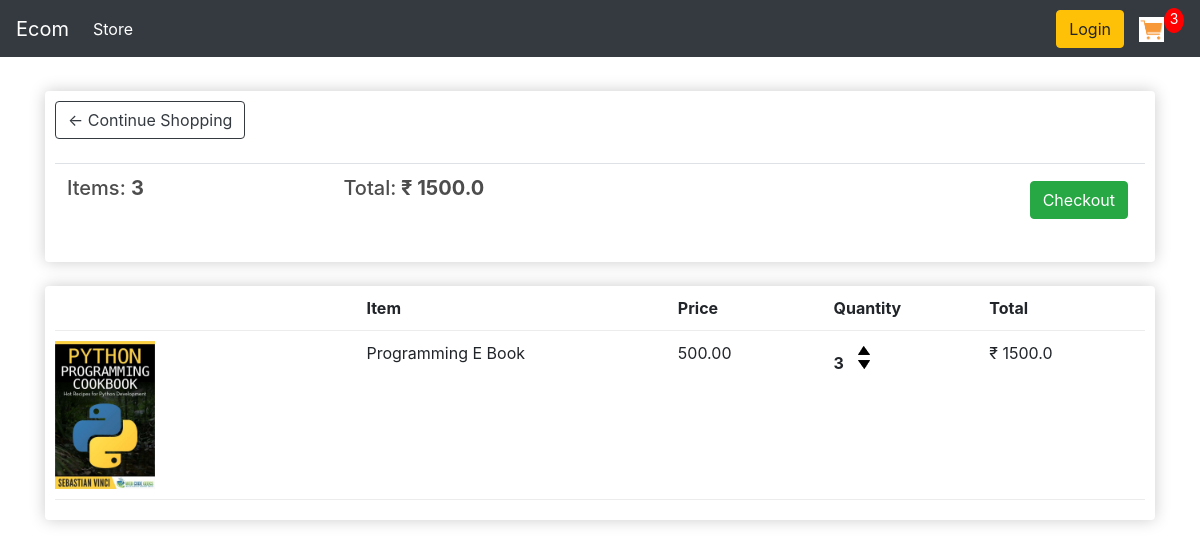
The page /cart/ (signed in) on the database as committed earlier.
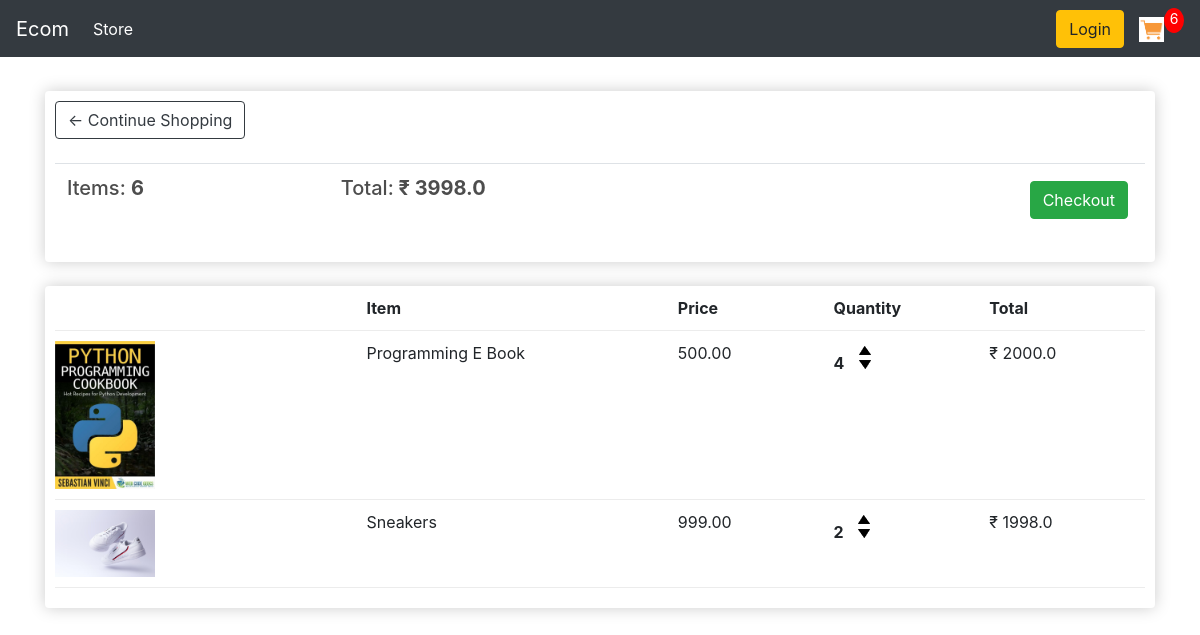
The same page on the database as committed later.
### store/models.py (models this page shows, shortened)
class Order(models.Model):
    customer=models.ForeignKey(Customer,on_delete=models.SET_NULL,blank=True,null=True)
    date_ordered = models.DateTimeField(auto_now_add=True)
    complete=models.BooleanField(default=False,null=True,blank=False)
    transaction_id=models.CharField(max_length=200,null=True)
    @property
    def get_cart_total(self):
        orderitems=self.orderitem_set.all()
        total = sum([item.get_total for item in orderitems])
        return total
    @property
    def get_cart_items(self):
        orderitems=self.orderitem_set.all()
        total = sum([item.quantity for item in orderitems])
        return total

class OrderItem(models.Model):
    product=models.ForeignKey(Product,on_delete=models.SET_NULL,blank=True,null=True)
    order=models.ForeignKey(Order,on_delete=models.SET_NULL,blank=True,null=True)
    quantity=models.IntegerField(default=0,null=True,blank=True)
    date_added=models.DateTimeField(auto_now_add=True)
    @property
    def get_total(self):
        total = self.product.price * self.quantity
        return total

class Product(models.Model):
    name=models.CharField(max_length=200,null=True)
    price=models.FloatField()
    digital=models.BooleanField(default=False,null=True,blank=False)
    image=models.ImageField(null=True,blank=True)
    @property
    def imageURL(self):
        try:
            url=self.image.url
        except:
            url=''
        return url

### store/views.py (the view)
# urls.py: path('cart/',views.cart,name='cart'),
def cart(request):
    if request.user.is_authenticated:
        customer=request.user.customer
        order , created = Order.objects.get_or_create(customer=customer,complete = False)
        items = order.orderitem_set.all()
        cartItems = order.get_cart_items
    else:
        items=[]
        order={'get_cart_total':0,'get_card_item':0}
        cartItems = order ['get_cart_items']
    context={'items':items,'order':order,'cartItems':cartItems,'shipping':False}
    return render(request,'store/cart.html',context)

### store/templates/store/cart.html
{% extends 'store/main.html' %}
{% load static %}
{% block content %}
<div class="row">
    <div class="col-lg-12">
        <div class="box-element">
            <a  class="btn btn-outline-dark" href="{% url 'store' %}">&#x2190; Continue Shopping</a>
            <br>
            <br>
            <table class="table">
                <tr>
                    <th><h5>Items: <strong>{{order.get_cart_items}}</strong></h5></th>
                    <th><h5>Total:<strong> &#8377
                        {{order.get_cart_total}}</strong></h5></th>
                    <th>
                        <a  style="float:right; margin:5px;" class="btn btn-success" href="{% url 'checkout' %}">Checkout</a>
                    </th>
                </tr>
            </table>
        </div>
        <br>
        <div class="box-element">
            <div class="cart-row">
                <div style="flex:2"></div>
                <div style="flex:2"><strong>Item</strong></div>
                <div style="flex:1"><strong>Price</strong></div>
                <div style="flex:1"><strong>Quantity</strong></div>
                <div style="flex:1"><strong>Total</strong></div>
            </div>
            {% for item in items %}
            <div class="cart-row">
                <div style="flex:2"><img class="row-image" src="{{item.product.imageURL}}"></div>
                <div style="flex:2"><p>{{item.product.name}}</p></div>
                <div style="flex:1"><p>{{item.product.price | floatformat:2}}</p></div>
                <div style="flex:1">
                    <p class="quantity">{{item.quantity}}</p>
                    <div class="quantity">
                        <img data-product={{item.product.id}} data-action="add" class="chg-quantity update-cart" src="{% static  'images/arrow-up.png' %}">
                        <img data-product={{item.product.id}} data-action="remove" class="chg-quantity update-cart" src="{% static  'images/arrow-down.png' %}">
                    </div>
                </div>
                <div style="flex:1"><p>&#8377
                    {{item.get_total}}</p></div>
            </div>
            {% endfor %}
        </div>
    </div>
</div>
{% endblock content %}

### store/templates/store/main.html (shortened to what this page needs)
<!DOCTYPE html>
{% load static %}
<html lang="en">
<head>
    <link rel="stylesheet" type="text/css" href="{% static 'css/main.css' %}" />
    <link rel="stylesheet" href="https://stackpath.bootstrapcdn.com/bootstrap/4.4.1/css/bootstrap.min.css">
</head>
<body>
    <nav class="navbar navbar-expand-lg navbar-dark bg-dark">
        <a class="navbar-brand" href="{% url 'store' %}">Ecom</a>
        <div class="collapse navbar-collapse" id="navbarSupportedContent">
          <ul class="navbar-nav mr-auto">
            <li class="nav-item active">
              <a class="nav-link" href="{% url 'store' %}">Store <span class="sr-only">(current)</span></a>
            </li>
          </ul>
          <div class="form-inline my-2 my-lg-0">
               <a href="#"class="btn btn-warning">Login</a>
               <a href="{% url 'cart' %}">
                  <img  id="cart-icon" src="{% static 'images/cart.png' %}">
              </a>
              <p id="cart-total">{{cartItems}}</p>
          </div>
        </div>
      </nav>
       <div class="container">
              <br>
              {% block content %}
              {% endblock content %}
           </div>
  </body>
</html>

### static/css/main.css (style rules this page uses)
body { background-color: hsl(0, 0%, 98%); }
h1,h2,h3,h4,h5,h6 { color:hsl(0, 0%, 30%); }
.box-element { box-shadow:hsl(0, 0%, 80%) 0 0 16px; background-color: #fff; border-radius: 4px; padding: 10px; }
.bg-dark { background-color: #4f868c!important; }
#cart-icon { width:25px; display: inline-block; margin-left: 15px; }
#cart-total { display: block; text-align: center; color:#fff; background-color: red; width: 20px; height: 25px; border-radius: 50%; font-size: 14px; }
.col-lg-4, .col-lg-6, .col-lg-8, .col-lg-12 { margin-top: 10px; }
.btn { border-radius: 0; }
.row-image { width: 100px; }
.cart-row { display: flex; align-items: flex-stretch; padding-bottom: 10px; margin-bottom: 10px; border-bottom: 1px solid #ececec; }
.quantity { display: inline-block; font-weight: 700; padding-right:10px; }
.chg-quantity { width: 12px; cursor: pointer; display: block; margin-top: 5px; transition:.1s; }

Rows that differ between the two databases and show on the page:
changed through a linked row, Order: get_cart_items "3" → "6"; get_cart_total "1500.0" → "3998.0"
changed OrderItem "Programming E Book": quantity "3" → "4"; get_total "1500.0" → "2000.0"
added OrderItem: product.imageURL (picture), product.name "Sneakers", product.price "999.00", quantity "2", get_total "1998.0"
Other text that changed with them:
{{ cartItems }}: "3" → "6"
